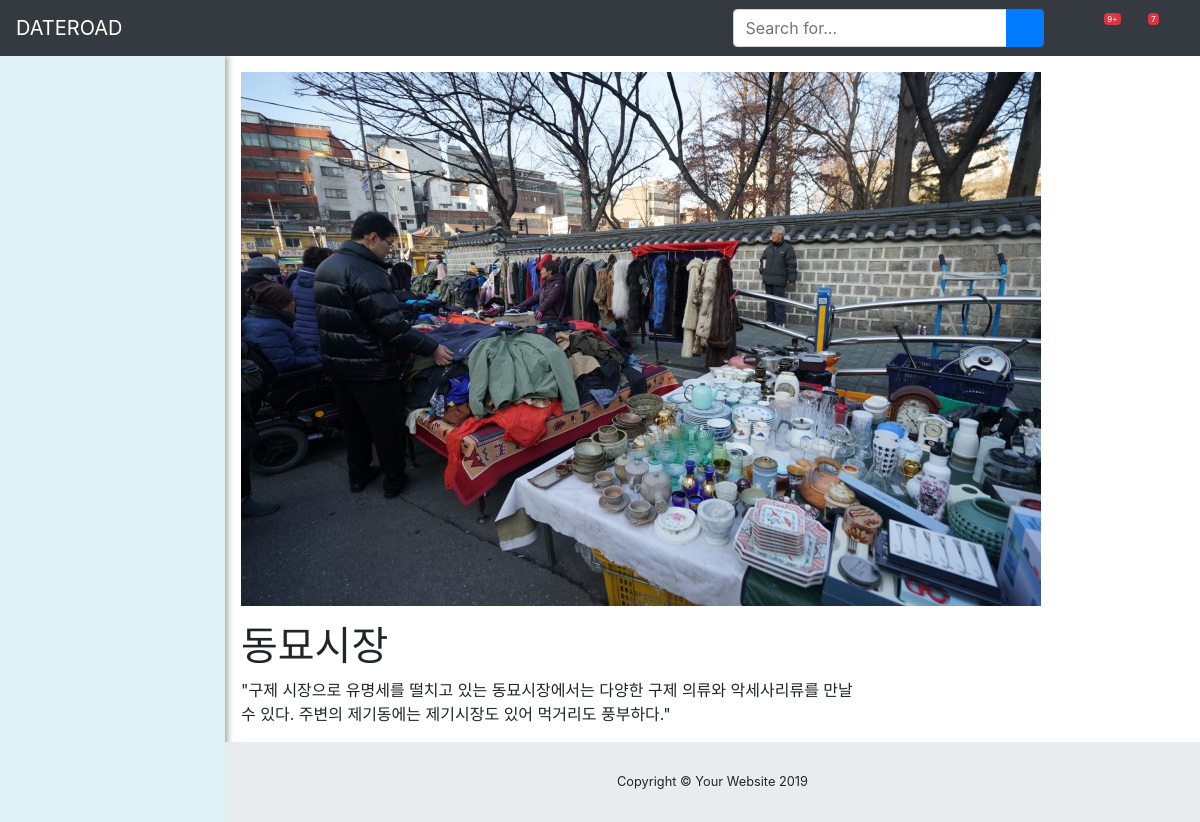
Screenshot of /dateapp/content/spot/3 with the database file from the repository.
### dateapp/models.py (models this page shows, shortened)
class Spot(models.Model):
    name = models.CharField(max_length=100)
    description = models.TextField(blank=True, null=True)
    location_x = models.FloatField(blank=True, null=True)
    location_y = models.FloatField(blank=True, null=True)
    near_station = models.ForeignKey('Station', on_delete=models.SET_NULL, null=True, blank=True)
    like = models.IntegerField(default = 0)
    picture = models.ImageField(blank=True, null=True)

### dateapp/views.py (the view)
# urls.py: path('content/spot/<int:pk>', views.SpotDetailView.as_view(), name='spot-detail'),
class SpotDetailView(DetailView):
    model = Spot
    context_object_name = 'spot'

### dateapp/templates/dateapp/spot_detail.html (shortened to what this page needs)
{% extends 'dateapp/components/_base.html' %}
{% block sidebar %}
<ul class="sidebar navbar-nav">
</ul>
{% endblock %}
{% block content %}
    <div class ="row">
        <div clsas="col-md-9 panel panel-default">
            <div class ="col-md-6">
                <p><img src ="{{object.picture.url}}"></p>
            </div>
            <div class = "col-md-9">
                <h1>{{object.name}}</h1>
            </div>
            <div class = "col-md-8 panel panel-default">
                <p>{{object.description}}</p>
            </div>
        </div>
    </div>
            {% load disqus_tags %}
{% endblock %}

### rows the page displays
Spot: picture (picture), name "동묘시장", description "\"구제 시장으로 유명세를 떨치고 있는 동묘시장에서는 다양한 구제 의류와 악세사리류를 만날 수 있다. 주변의 제기동에는 제기시장도 있어 먹거리도 풍부하다.\""
